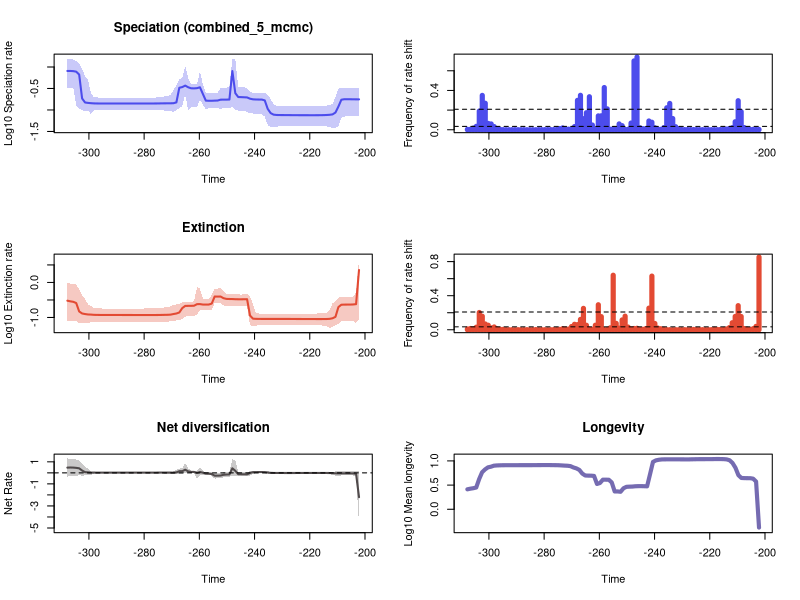

The R script that drew this image:


pdf(file='C:/Users/SimoesLabAdmin/Documents/BDNN_Arielli/synapsida/pyrate_mcmc_logs/Log_RTT_plots.pdf',width=10, height=15)
par(mfrow=c(3,2))
library(scales)

time=c(-202.160211345, -203.227290035,-204.29436872500003,-205.36144741500004,-206.428526105,-207.49560479500002,-208.56268348500004,-209.629762175,-210.696840865,-211.76391955500003,-212.830998245,-213.898076935,-214.96515562500002,-216.03223431500004,-217.099313005,-218.16639169500002,-219.23347038500003,-220.300549075,-221.367627765,-222.43470645500003,-223.50178514499999,-224.568863835,-225.63594252500002,-226.70302121500004,-227.770099905,-228.837178595,-229.90425728500003,-230.971335975,-232.038414665,-233.10549335500002,-234.17257204499998,-235.239650735,-236.30672942500001,-237.37380811500003,-238.440886805,-239.507965495,-240.57504418500002,-241.64212287499998,-242.709201565,-243.77628025500002,-244.84335894500003,-245.910437635,-246.977516325,-248.04459501500003,-249.111673705,-250.178752395,-251.24583108500002,-252.31290977499998,-253.379988465,-254.447067155,-255.51414584499997,-256.581224535,-257.648303225,-258.71538191499997,-259.782460605,-260.849539295,-261.916617985,-262.983696675,-264.050775365,-265.117854055,-266.18493274499997,-267.252011435,-268.319090125,-269.386168815,-270.453247505,-271.520326195,-272.58740488499996,-273.654483575,-274.721562265,-275.788640955,-276.855719645,-277.922798335,-278.989877025,-280.05695571499996,-281.124034405,-282.191113095,-283.258191785,-284.32527047499997,-285.392349165,-286.459427855,-287.52650654499996,-288.593585235,-289.660663925,-290.727742615,-291.79482130499997,-292.861899995,-293.928978685,-294.99605737499996,-296.063136065,-297.130214755,-298.197293445,-299.264372135,-300.331450825,-301.39852951499995,-302.46560820499997,-303.532686895,-304.599765585,-305.666844275,-306.733922965,-307.801001655)
rate=c(0.17666774724076062, 0.17674123643850081,0.17708802986051844,0.17758438167035726,0.17796646210585965,0.17781953728848654,0.1730233983870822,0.11994973153023042,0.08721931346139533,0.07882400709259205,0.07722075149903063,0.07639439041831658,0.07591265947626785,0.07565429137930238,0.07554114470584206,0.07551041322147116,0.07550710226496457,0.07551265342728594,0.07554114470584206,0.07555769475010146,0.0755726472446831,0.07561004380569186,0.07565791646914105,0.0757959159121369,0.07592170319558601,0.07603606166952223,0.07608694581635608,0.07616427128224408,0.07648680129425148,0.07782448831447092,0.08454294307910065,0.10616277227815274,0.16693462410541776,0.1746386202205336,0.17482142452901886,0.1753050814248254,0.17689145117700383,0.1829121729064025,0.19580778423540593,0.19732220939860018,0.19885277604260526,0.19996244444609407,0.2460143368927316,0.80442609494505,0.1749151779702795,0.17408905410438605,0.17401763275023374,0.17355177595003707,0.16580820472725677,0.16487734444617397,0.16371441680721563,0.16365435108406623,0.16497386918542933,0.2353810646181726,0.3370010941513274,0.3214199612569383,0.3179215067268658,0.3194708858098847,0.3376997488484725,0.3689057482164197,0.34087486944659284,0.32863755753449575,0.14997550800706205,0.14355441265321636,0.14301683239911317,0.14282521097811365,0.14268727545185222,0.1424880028288394,0.14188293299464297,0.1416173576591594,0.14155689532479326,0.14147749176623792,0.14143523231255722,0.14140622087929372,0.14139994360170471,0.14141426041709115,0.1414623246658041,0.14146880573798282,0.14145986735871485,0.14146521962092456,0.14145986735871485,0.14146521962092456,0.14147037590743033,0.14146880573798282,0.14145986735871485,0.1414372558020609,0.14142797665054035,0.14143523231255722,0.141497163334858,0.1416983957508506,0.14226901593614646,0.14384932414763163,0.1460938710567729,0.14920592887960027,0.18520142750755622,0.6667708425488909,0.7782425289461463,0.8009400932607909,0.808511589774177,0.8090952009923247)
minHPD=c(0.07071106736582841, 0.07134230155479579,0.0711281716035706,0.07274799504413572,0.0711281716035706,0.0701348196037728,0.0651638030407857,0.04221876245761192,0.03850718053682105,0.03845828469233687,0.04034742927779497,0.041473521383220094,0.04155057125180791,0.04231132955123513,0.042096704985668656,0.042847208408855295,0.04286321068222133,0.042096704985668656,0.042121439988839764,0.042096704985668656,0.042096704985668656,0.042096704985668656,0.042759792479065264,0.042421781018393175,0.04210705478189383,0.04168740963343775,0.041473521383220094,0.04210705478189383,0.04051963170856236,0.04013910124783668,0.04013910124783668,0.044798501892353564,0.06955698391912228,0.08136738190804145,0.08134883987048507,0.08127658265172229,0.082740245904345,0.08523806648693061,0.08797662504268201,0.09727011647122816,0.09270494041231486,0.09730922591817547,0.09882103730128047,0.1163141419916205,0.11091546332793824,0.11002895895191825,0.11091546332793824,0.10610888658827716,0.10947560655866516,0.1096605561510531,0.10947560655866516,0.10947560655866516,0.10456588801449004,0.13257307185017442,0.17131573266029895,0.11715984084216945,0.11686749748591672,0.11500399568975932,0.09931919675401832,0.2351575843493533,0.12069835762306305,0.11232300580538923,0.09743361309221027,0.09089873882333836,0.09289591264887942,0.09651895582239485,0.09646506901750626,0.10012418572436442,0.1011547457400862,0.10225590774696405,0.10156436255551364,0.10156436255551364,0.10149469328518305,0.10158103400704101,0.10194667724677324,0.1019074292693628,0.10210847154765926,0.10224423822013182,0.10224423822013182,0.10210847154765926,0.10210847154765926,0.10210847154765926,0.10194667724677324,0.1018935297479294,0.1018935297479294,0.10156436255551364,0.10156436255551364,0.10142609868766207,0.10136840737297988,0.10194667724677324,0.09965614430168285,0.08011915826004865,0.09676469566083891,0.09287415337516026,0.09815803665852195,0.10849805656155666,0.12851859521914266,0.3291996153478964,0.3291996153478964,0.32573231559977894)
maxHPD=c(0.3328871752436235, 0.3315090240174473,0.330132621070182,0.33156290586995335,0.33154951730514165,0.333114139516117,0.3330229609318389,0.30970298125928897,0.20419198340697714,0.13745094285841222,0.12994969897234762,0.1270698822803897,0.1254381828185663,0.12539797334463934,0.12478873575498063,0.12542317581201995,0.12539797334463934,0.12457036872531188,0.12452373823978248,0.12452373823978248,0.12451247025770197,0.12460000816931158,0.1254668354746259,0.1254381828185663,0.1254381828185663,0.1254381828185663,0.12551554001159487,0.12653406841560452,0.12703886135550682,0.13413374442341847,0.181121142850949,0.22176102858498897,0.2520307012887347,0.249922642408155,0.24926713930917554,0.24891531524799965,0.2511684924511564,0.25997518106809114,0.32372682345784687,0.33814746666700946,0.33820891682749304,0.35139351659722545,1.4935011014746626,1.550248725876076,0.3455335597604803,0.3316125481783977,0.3313841956660804,0.32418222620095133,0.25193990796352267,0.24728237259047578,0.2475680944794111,0.24776138405082526,0.25224411594419865,0.39023949555229687,0.7786757590044493,0.4090179913351679,0.4061771542010391,0.40633171395718193,0.5586071338832563,1.0585409024253185,0.5556105860172623,0.5208006108906688,0.37483564630529825,0.2868235960425218,0.22404417648472552,0.2125358393409729,0.2059042735554393,0.20546051630794918,0.1970832022596882,0.1950032385106354,0.19382352638426154,0.19371339841787444,0.1935046218100743,0.1935046218100743,0.19371041211542583,0.1935046218100743,0.19359389926315768,0.19371339841787444,0.19371339841787444,0.1935046218100743,0.1935046218100743,0.19359753341597286,0.1935046218100743,0.19359753341597286,0.19371339841787444,0.19344524781949443,0.19359753341597286,0.1935046218100743,0.19382352638426154,0.1960038023348586,0.1996898232238245,0.24405020297114424,0.4981396270112606,0.6097951474012951,0.9219935116141976,1.1995176920065256,1.3790141617994824,1.4990875396850605,1.4990875396850605,1.4984333945525399)
remove_na = !is.na(rate)
time = time[remove_na]
plot(time,time,type = 'n', ylim = c(-1.4607675805299154, 0.23179406823787016), xlim = c(-308.334541,-201.626672), ylab = 'Log10 Speciation rate', xlab = 'Time',main='Speciation (combined_5_mcmc)' )
polygon(c(time, rev(time)), c(log10(maxHPD[remove_na]), rev(log10(minHPD[remove_na]))), col = alpha('#4c4cec',0.3), border = NA)
lines(time,log10(rate[remove_na]), col = '#4c4cec', lwd=2)
mids=c(-202.16560063131314, -203.24345789393942,-204.32131515656567,-205.39917241919193,-206.4770296818182,-207.55488694444446,-208.63274420707071,-209.710601469697,-210.78845873232325,-211.8663159949495,-212.94417325757578,-214.02203052020204,-215.0998877828283,-216.17774504545457,-217.25560230808082,-218.33345957070708,-219.41131683333336,-220.4891740959596,-221.56703135858587,-222.64488862121215,-223.7227458838384,-224.80060314646465,-225.87846040909093,-226.9563176717172,-228.03417493434344,-229.11203219696972,-230.18988945959597,-231.26774672222223,-232.3456039848485,-233.42346124747476,-234.50131851010104,-235.5791757727273,-236.65703303535355,-237.7348902979798,-238.81274756060608,-239.89060482323234,-240.96846208585862,-242.04631934848487,-243.12417661111112,-244.20203387373738,-245.27989113636366,-246.3577483989899,-247.4356056616162,-248.51346292424245,-249.5913201868687,-250.66917744949495,-251.74703471212123,-252.8248919747475,-253.90274923737377,-254.98060650000002,-256.0584637626263,-257.1363210252525,-258.2141782878788,-259.2920355505051,-260.36989281313134,-261.4477500757576,-262.52560733838385,-263.6034646010101,-264.68132186363636,-265.7591791262626,-266.8370363888889,-267.9148936515152,-268.9927509141414,-270.0706081767677,-271.148465439394,-272.22632270202024,-273.3041799646465,-274.38203722727275,-275.459894489899,-276.53775175252525,-277.6156090151515,-278.69346627777776,-279.77132354040407,-280.8491808030303,-281.9270380656566,-283.0048953282828,-284.08275259090914,-285.1606098535354,-286.23846711616164,-287.3163243787879,-288.39418164141415,-289.4720389040404,-290.54989616666666,-291.6277534292929,-292.7056106919192,-293.7834679545455,-294.8613252171717,-295.939182479798,-297.0170397424243,-298.09489700505054,-299.1727542676768,-300.25061153030305,-301.3284687929293,-302.40632605555555,-303.4841833181818,-304.56204058080806,-305.63989784343437,-306.7177551060606,-307.7956123686869)
counts=c(0.0032546786004882017, 0.0035937076213723895,0.00413615405478709,0.00413615405478709,0.006441551396799566,0.022782750203417412,0.1840927583401139,0.295497694602658,0.08157038242473556,0.02115541090317331,0.012544073772714945,0.007119609438567941,0.0043395714673176026,0.0025766205587198264,0.0011526986710062382,0.0010848928668294006,0.000881475454298888,0.0014239218877135883,0.0010848928668294006,0.0010848928668294006,0.0011526986710062382,0.0021697857336588013,0.0023732031461893136,0.001762950908597776,0.0021697857336588013,0.001762950908597776,0.0027122321670735015,0.010848928668294006,0.030919446704637917,0.11445619745050176,0.26790073230268513,0.22369134797938703,0.021833468944941686,0.00440737727149444,0.0067805804176837535,0.020545158665581775,0.07648494711147275,0.0892324382967182,0.011662598318416057,0.01125576349335503,0.020002712232167073,0.7398291293734743,0.700366151342555,0.06841605641442908,0.005221046921616491,0.0031868727963113644,0.04156495796040141,0.05946569026308652,0.00854353132628153,0.011120151885001357,0.005492270138323841,0.212435584486032,0.4294141578519121,0.14225657716300516,0.14117168429617574,0.005424464334147003,0.04834553837808516,0.33590995389205314,0.17344724708435041,0.11276105234608083,0.35055600759425004,0.29922701383238404,0.032343368592351505,0.008882560347165717,0.006373745592622729,0.004271765663140765,0.01871440195280716,0.01240846216436127,0.0025088147545429887,0.001898562516951451,0.0018307567127746134,0.0016273393002441008,0.0014239218877135883,0.0011526986710062382,0.0012205044751830757,0.00047464062923786274,0.0006780580417683754,0.0006102522375915378,0.00047464062923786274,0.000881475454298888,0.0008136696501220504,0.0008136696501220504,0.0010848928668294006,0.0008136696501220504,0.0006102522375915378,0.0006780580417683754,0.0012205044751830757,0.0043395714673176026,0.01186601573094657,0.03220775698399783,0.05912666124220233,0.06468673718470301,0.2698671006238134,0.34947111472742065,0.19019528071602929,0.034919989151071334,0.017222674260916733,0.005017629509085977,0.004610794684024953)
plot(mids,counts,type = 'h', xlim = c(-308.334541,-201.626672), ylim=c(0,0.7398291293734743), ylab = 'Frequency of rate shift', xlab = 'Time',lwd=5,col='#4c4cec')
bf2 = 0.034428479619676426
bf6 = 0.20852554426942393
abline(h=bf2, lty=2)
abline(h=bf6, lty=2)

time=c(-202.160211345, -203.227290035,-204.29436872500003,-205.36144741500004,-206.428526105,-207.49560479500002,-208.56268348500004,-209.629762175,-210.696840865,-211.76391955500003,-212.830998245,-213.898076935,-214.96515562500002,-216.03223431500004,-217.099313005,-218.16639169500002,-219.23347038500003,-220.300549075,-221.367627765,-222.43470645500003,-223.50178514499999,-224.568863835,-225.63594252500002,-226.70302121500004,-227.770099905,-228.837178595,-229.90425728500003,-230.971335975,-232.038414665,-233.10549335500002,-234.17257204499998,-235.239650735,-236.30672942500001,-237.37380811500003,-238.440886805,-239.507965495,-240.57504418500002,-241.64212287499998,-242.709201565,-243.77628025500002,-244.84335894500003,-245.910437635,-246.977516325,-248.04459501500003,-249.111673705,-250.178752395,-251.24583108500002,-252.31290977499998,-253.379988465,-254.447067155,-255.51414584499997,-256.581224535,-257.648303225,-258.71538191499997,-259.782460605,-260.849539295,-261.916617985,-262.983696675,-264.050775365,-265.117854055,-266.18493274499997,-267.252011435,-268.319090125,-269.386168815,-270.453247505,-271.520326195,-272.58740488499996,-273.654483575,-274.721562265,-275.788640955,-276.855719645,-277.922798335,-278.989877025,-280.05695571499996,-281.124034405,-282.191113095,-283.258191785,-284.32527047499997,-285.392349165,-286.459427855,-287.52650654499996,-288.593585235,-289.660663925,-290.727742615,-291.79482130499997,-292.861899995,-293.928978685,-294.99605737499996,-296.063136065,-297.130214755,-298.197293445,-299.264372135,-300.331450825,-301.39852951499995,-302.46560820499997,-303.532686895,-304.599765585,-305.666844275,-306.733922965,-307.801001655)
rate=c(2.2632924907990795, 0.24004699285843262,0.23514953330438754,0.23330397417512572,0.2332482434538818,0.23280092877363645,0.23122323405878842,0.1978813111949989,0.10412321128803867,0.09477274025470225,0.09135018723023833,0.09038695405436323,0.09014803430023846,0.09007870217040098,0.090070517570771,0.09012883681143663,0.0903029876725152,0.09032381183470609,0.090340656726749,0.09037966757020136,0.09039586446760489,0.09044069162485706,0.09059387195248159,0.09074700571917338,0.09087867460271365,0.09088098829228461,0.09086369067934064,0.09083066117269148,0.09082864620361897,0.09080807667442575,0.09080430379452184,0.0908008562716383,0.0908008562716383,0.09083066117269148,0.09102774638139921,0.09135018723023833,0.09250041472962664,0.11358597772020715,0.3322210697111886,0.33135907841553947,0.3304999081135882,0.3306247698256629,0.3320900525001117,0.33545250554996014,0.33671036006197796,0.3387890620377561,0.3553100111620751,0.39575983573585444,0.3955440170245843,0.39577997325047687,0.24922024250273322,0.23398034160747572,0.2336584099090753,0.23363486907072395,0.24089998840346497,0.23988909565523756,0.21643210930077067,0.214902818066416,0.21460163767734652,0.2135051844814976,0.1851774987304916,0.13901437417179263,0.12974417820171846,0.12533839934626667,0.12041952269820846,0.1192086571899976,0.11878616912879272,0.11822713950490173,0.1177642161272332,0.11752698421640032,0.11743099491664785,0.11734876619478612,0.11733626902430713,0.11732653131597826,0.11734980264625752,0.11740838676677974,0.11745660138329149,0.11756885530745072,0.1176576810830326,0.11769770825193704,0.11771367099123016,0.11772674258929619,0.11773923636355048,0.11773923636355048,0.11774925279701227,0.1177762890416397,0.11778935811629727,0.11787558774211548,0.11806992091724106,0.11836340626377906,0.11888697703383572,0.12084087762260091,0.12179166871173258,0.12516105435077735,0.13009232604223023,0.14856865204839909,0.2581874455583298,0.2798932422588365,0.28901462328669647,0.30139809384916344)
minHPD=c(0.08754957503335413, 0.07043613450681918,0.0780200501119951,0.08004244890722755,0.07974278566890985,0.07857114467194111,0.0775356886696532,0.06537263627711279,0.05987556752387625,0.05504458578989706,0.04951368750937586,0.057636911350368566,0.05834998043103428,0.059793566477226216,0.05985371308480974,0.05985371308480974,0.05997738053568147,0.060076589370422435,0.06111260790642597,0.06122460806335175,0.06111260790642597,0.06122460806335175,0.06111260790642597,0.06122460806335175,0.061591687790455846,0.06153874131501344,0.06157849967183206,0.06157849967183206,0.06157849967183206,0.06157849967183206,0.06157849967183206,0.06157849967183206,0.06157849967183206,0.06122460806335175,0.060076589370422435,0.05805152200696303,0.05492736372730668,0.06090128737125755,0.20477115252074043,0.21992233271179693,0.21181495481627935,0.21892875002061463,0.21902801218247656,0.21896525967289582,0.2166874737248441,0.2067530729916153,0.22046468323855628,0.2551451788629395,0.25591581648412703,0.2586045507257508,0.15931622544362295,0.16344850146745538,0.1633664164502518,0.1633664164502518,0.16035887059579765,0.1223070559758078,0.10973205354565048,0.1092696407308377,0.1092696407308377,0.1061362746237102,0.09113375060817853,0.08498654669770989,0.08197458519610917,0.0787623169685589,0.07687585055634223,0.07670521308150076,0.07515374130646507,0.0751220149971461,0.07278174573952632,0.07507630663910313,0.07507630663910313,0.07521350906588474,0.0751220149971461,0.0751220149971461,0.07507630663910313,0.07363786078812065,0.07512863431685465,0.07519602108825928,0.07507630663910313,0.07515374130646507,0.07519602108825928,0.07519602108825928,0.07519602108825928,0.07521350906588474,0.07507630663910313,0.0751220149971461,0.07363786078812065,0.07515374130646507,0.07515374130646507,0.07389758937645931,0.07543654208753817,0.0726214617228784,0.06947856053758693,0.06917142051290454,0.06985794419850512,0.06746275080215029,0.07831769984569618,0.07886098766319195,0.07886098766319195,0.07828585059421106)
maxHPD=c(4.828158582961646, 0.5103217656739194,0.3961023980470675,0.38760618022297894,0.38760618022297894,0.3865589000475929,0.3875330648929887,0.36781683327660547,0.3030218588201454,0.25109197587978044,0.16275131275720084,0.13539583530266774,0.13115964179093936,0.13115964179093936,0.13024922568964822,0.12882381250127736,0.12740978176882375,0.12710878339625598,0.12785154519551276,0.1277184132117558,0.12739235212293215,0.12740347940153382,0.12696176890501562,0.1269483332491819,0.12725637612144242,0.1271173812840823,0.12704044644654924,0.12700146623356884,0.1269483332491819,0.12696176890501562,0.12696176890501562,0.12704044644654924,0.12725637612144242,0.12743136573867617,0.12933449297460936,0.13539583530266774,0.24446173594114745,0.40205003494503333,0.46354722085442573,0.4608820598371502,0.4510136573040708,0.457281484768758,0.45712774842507997,0.4633575812942039,0.46622839477984557,0.46642837756516387,0.57069635031427,0.6834407192661559,0.6673332271899487,0.6730381756760122,0.4321575187195939,0.347581453048406,0.345670212213239,0.34590358344323224,0.6662257443434323,0.730401748125354,0.2879760110489259,0.2829453650824332,0.2826983272663021,0.28040869641236027,0.2679725684370479,0.2469333460577349,0.23652727464481427,0.22695991647853173,0.2069950882900552,0.1986617854326753,0.1941494357403074,0.18870005121897676,0.18142852797037937,0.1815445315518116,0.18081182400190787,0.18057396616417268,0.18043805726714138,0.18043805726714138,0.18006257138295226,0.1781084519298659,0.17941933362294912,0.17899974529652365,0.17862816499334805,0.17862816499334805,0.17891408246632448,0.17891408246632448,0.1789493855095424,0.17899974529652365,0.1790238501286169,0.17941933362294912,0.1781084519298659,0.18012516291333142,0.1816072673542324,0.18320239955773782,0.18984412242267373,0.2109840887833091,0.2389081706632256,0.33532345977569333,0.4355014193653098,0.6274419138441739,0.8883009566800585,0.9119665605981263,0.9282410951292263,0.9577841053090598)
remove_na = !is.na(rate)
time = time[remove_na]
plot(time,time,type = 'n', ylim = c(-1.3510322191405577, 0.7251742114083283), xlim = c(-308.334541,-201.626672), ylab = 'Log10 Extinction rate', xlab = 'Time',main='Extinction' )
polygon(c(time, rev(time)), c(log10(maxHPD[remove_na]), rev(log10(minHPD[remove_na]))), col = alpha('#e34a33',0.3), border = NA)
lines(time,log10(rate[remove_na]), col = '#e34a33', lwd=2)
mids=c(-202.16560063131314, -203.24345789393942,-204.32131515656567,-205.39917241919193,-206.4770296818182,-207.55488694444446,-208.63274420707071,-209.710601469697,-210.78845873232325,-211.8663159949495,-212.94417325757578,-214.02203052020204,-215.0998877828283,-216.17774504545457,-217.25560230808082,-218.33345957070708,-219.41131683333336,-220.4891740959596,-221.56703135858587,-222.64488862121215,-223.7227458838384,-224.80060314646465,-225.87846040909093,-226.9563176717172,-228.03417493434344,-229.11203219696972,-230.18988945959597,-231.26774672222223,-232.3456039848485,-233.42346124747476,-234.50131851010104,-235.5791757727273,-236.65703303535355,-237.7348902979798,-238.81274756060608,-239.89060482323234,-240.96846208585862,-242.04631934848487,-243.12417661111112,-244.20203387373738,-245.27989113636366,-246.3577483989899,-247.4356056616162,-248.51346292424245,-249.5913201868687,-250.66917744949495,-251.74703471212123,-252.8248919747475,-253.90274923737377,-254.98060650000002,-256.0584637626263,-257.1363210252525,-258.2141782878788,-259.2920355505051,-260.36989281313134,-261.4477500757576,-262.52560733838385,-263.6034646010101,-264.68132186363636,-265.7591791262626,-266.8370363888889,-267.9148936515152,-268.9927509141414,-270.0706081767677,-271.148465439394,-272.22632270202024,-273.3041799646465,-274.38203722727275,-275.459894489899,-276.53775175252525,-277.6156090151515,-278.69346627777776,-279.77132354040407,-280.8491808030303,-281.9270380656566,-283.0048953282828,-284.08275259090914,-285.1606098535354,-286.23846711616164,-287.3163243787879,-288.39418164141415,-289.4720389040404,-290.54989616666666,-291.6277534292929,-292.7056106919192,-293.7834679545455,-294.8613252171717,-295.939182479798,-297.0170397424243,-298.09489700505054,-299.1727542676768,-300.25061153030305,-301.3284687929293,-302.40632605555555,-303.4841833181818,-304.56204058080806,-305.63989784343437,-306.7177551060606,-307.7956123686869)
counts=c(0.8537428803905615, 0.03980200705180363,0.012883102793599131,0.0031868727963113644,0.007458638459452129,0.014781665310550583,0.15574993219419583,0.2830892324382967,0.15656360184431786,0.08245185787903445,0.02508814754542989,0.009289395172226742,0.0029834553837808516,0.0033902902088418767,0.0040683482506102524,0.005492270138323841,0.0014917276918904258,0.0015595334960672633,0.0014917276918904258,0.0012883102793599132,0.0026444263628966637,0.0033224844046650394,0.0037293192297260646,0.0025766205587198264,0.0010170870626525631,0.0012205044751830757,0.0012883102793599132,0.0007458638459452129,0.0011526986710062382,0.0007458638459452129,0.0008136696501220504,0.0015595334960672633,0.005017629509085977,0.012137238947653919,0.020002712232167073,0.07390832655275291,0.6298481149986439,0.2537293192297261,0.014646053702196907,0.005627881746677515,0.003525901817195552,0.017426091673447247,0.015324111743965283,0.009425006780580418,0.03200433957146732,0.15954705722809873,0.115608896121508,0.019324654190398697,0.07492541361540547,0.6400867914293463,0.02264713859506374,0.0043395714673176026,0.0027122321670735015,0.1539191754814212,0.2935313262815297,0.053295362082994305,0.004882017900732303,0.006238133984269053,0.05302413886628696,0.2510848928668294,0.12164361269324654,0.06041497152156224,0.06427990235964198,0.03817466775155953,0.008679142934635205,0.008407919717927854,0.012340656360184431,0.005153241117439653,0.0033224844046650394,0.0021697857336588013,0.0009492812584757255,0.0007458638459452129,0.0006780580417683754,0.0014239218877135883,0.0013561160835367507,0.0025088147545429887,0.0014917276918904258,0.0010848928668294006,0.0014239218877135883,0.0010848928668294006,0.0013561160835367507,0.0010848928668294006,0.0006780580417683754,0.0012883102793599132,0.0008136696501220504,0.0020341741253051262,0.004475183075671277,0.006305939788445891,0.010035259018171955,0.03302142663411988,0.021697857336588012,0.053295362082994305,0.06814483319772173,0.1591402224030377,0.20280716029292106,0.030173582858692705,0.012137238947653919,0.014713859506373746,0.00935720097640358)
plot(mids,counts,type = 'h', xlim = c(-308.334541,-201.626672), ylim=c(0,0.8537428803905615), ylab = 'Frequency of rate shift', xlab = 'Time',lwd=5,col='#e34a33')
abline(h=bf2, lty=2)
abline(h=bf6, lty=2)
#Net Diversification Rate
time=c(-202.160211345, -203.227290035,-204.29436872500003,-205.36144741500004,-206.428526105,-207.49560479500002,-208.56268348500004,-209.629762175,-210.696840865,-211.76391955500003,-212.830998245,-213.898076935,-214.96515562500002,-216.03223431500004,-217.099313005,-218.16639169500002,-219.23347038500003,-220.300549075,-221.367627765,-222.43470645500003,-223.50178514499999,-224.568863835,-225.63594252500002,-226.70302121500004,-227.770099905,-228.837178595,-229.90425728500003,-230.971335975,-232.038414665,-233.10549335500002,-234.17257204499998,-235.239650735,-236.30672942500001,-237.37380811500003,-238.440886805,-239.507965495,-240.57504418500002,-241.64212287499998,-242.709201565,-243.77628025500002,-244.84335894500003,-245.910437635,-246.977516325,-248.04459501500003,-249.111673705,-250.178752395,-251.24583108500002,-252.31290977499998,-253.379988465,-254.447067155,-255.51414584499997,-256.581224535,-257.648303225,-258.71538191499997,-259.782460605,-260.849539295,-261.916617985,-262.983696675,-264.050775365,-265.117854055,-266.18493274499997,-267.252011435,-268.319090125,-269.386168815,-270.453247505,-271.520326195,-272.58740488499996,-273.654483575,-274.721562265,-275.788640955,-276.855719645,-277.922798335,-278.989877025,-280.05695571499996,-281.124034405,-282.191113095,-283.258191785,-284.32527047499997,-285.392349165,-286.459427855,-287.52650654499996,-288.593585235,-289.660663925,-290.727742615,-291.79482130499997,-292.861899995,-293.928978685,-294.99605737499996,-296.063136065,-297.130214755,-298.197293445,-299.264372135,-300.331450825,-301.39852951499995,-302.46560820499997,-303.532686895,-304.599765585,-305.666844275,-306.733922965,-307.801001655)
net_rate=c(-2.2057230920496105, -0.08486261666443473,-0.050145699890253054,-0.04445992825611516,-0.043724939330315925,-0.04264829246845292,-0.04407154133439753,-0.04560446354801517,-0.04082366409830926,-0.025248269288294736,-0.01422445293599945,-0.01167033608864186,-0.01116286837684655,-0.011150456166075799,-0.011214238048386914,-0.011369148453066575,-0.011715559800974374,-0.011739885092816737,-0.011728476022351383,-0.011727687426161416,-0.011761865442721965,-0.011828520111724024,-0.012045951928476501,-0.012116637655060393,-0.012380739186388927,-0.012209637659586606,-0.012008855840384313,-0.011831070582220386,-0.0112032096284884,-0.008993126460663881,9.07293626545888e-05,0.027483379885226304,0.0670062207260555,0.07397819523737494,0.07237742208907509,0.07008832147150666,0.06417337645534665,-0.012023919648849826,-0.13555495827089276,-0.13106911333088292,-0.12703073693662087,-0.12444084062754596,0.18627816513682,0.4101600708723606,-0.14474858595686116,-0.15172333988679274,-0.1762093081248351,-0.2438514170933602,-0.2531732354551636,-0.255407423751475,-0.10798638162663815,-0.07501524563040037,-0.07081324263949476,0.013911448061174735,0.07752844819434244,-0.004206912857715701,0.08262688588376212,0.08739223864009234,0.1356152849162946,0.2848033785596333,0.15127414952677098,0.15078337825020094,0.04283402148491176,0.01887686848842921,0.024408674416062263,0.025584533100350863,0.025391869416966292,0.025379677614695947,0.023053335158229944,0.02213195436467897,0.022198661972023446,0.022335252253311996,0.02230409709007265,0.022267258105475182,0.022199689290821403,0.022133551408461308,0.022098341259451294,0.021978939485194648,0.02189219425412915,0.021866111933081123,0.021803348382211707,0.021785870712813467,0.021762992874576007,0.02173822652744817,0.02170503276593473,0.021636965877679232,0.02158482129692434,0.021428381921983892,0.02111689788254728,0.021300516343029503,0.02318346573969583,0.02856238552101233,0.04607688696147666,0.06428713833045646,0.20955987297249348,0.4117259532114821,0.45347804892056554,0.4768244386206806,0.4851354783925648,0.4744212532668398)
net_minHPD=c(-4.692446032366938, -0.3195008360095083,-0.23174083237268295,-0.2158229773641737,-0.2174349244261486,-0.22576528450991148,-0.23671755058977684,-0.2712697937541117,-0.2506020164587895,-0.19707377988622715,-0.07903025667259973,-0.06312318624845142,-0.059635493938078654,-0.059705662665569204,-0.05853221134132819,-0.057492628973311116,-0.056092319207871014,-0.05632738633919976,-0.05600693737198161,-0.0560052578537907,-0.05622162425952344,-0.05600693737198161,-0.05635828093756757,-0.05635828093756757,-0.057492628973311116,-0.057492628973311116,-0.05748940644080119,-0.057242605119931,-0.059339890201528606,-0.060615810065427975,-0.059339890201528606,-0.057492628973311116,-0.036451959361922665,-0.027940322950285187,-0.03158952306978771,-0.033264665339667515,-0.09344350666666763,-0.23668219769575471,-0.30223656543800453,-0.3005944817637073,-0.28614287844080655,-0.299073149447985,-0.3005944817637073,-0.29831031713800493,-0.3341570256969637,-0.3326256222331439,-0.40763561229297796,-0.5111169694677763,-0.5060902167680738,-0.518648723555817,-0.2807649764042382,-0.16556924292482894,-0.16608735753045,-0.15154804801829155,-0.18930815356899855,-0.5700121600674806,-0.05236762400460103,-0.05005332828800994,-0.05585129736763042,0.020364976528379625,-0.10582365260959768,-0.10266332758327523,-0.12778174595476743,-0.12090468172813543,-0.1095415475885021,-0.07941764909548615,-0.06407332600099169,-0.045806208622102024,-0.03899450837646498,-0.034426302272108134,-0.03271218196591913,-0.03244342370794047,-0.03244342370794047,-0.03244342370794047,-0.03177459391888515,-0.03271979181456186,-0.03271979181456186,-0.03271979181456186,-0.03271979181456186,-0.03253604938605567,-0.03253604938605567,-0.0325998968564761,-0.03271979181456186,-0.03271979181456186,-0.03271979181456186,-0.032305954355514976,-0.03244342370794047,-0.03271979181456186,-0.03514473012444187,-0.04145283952129919,-0.052986521885177676,-0.24320090749438444,-0.14605051884098463,-0.22415316159592483,-0.2559357508954496,-0.2183866493048741,-0.2712994053501836,-0.27172836858576355,-0.30104851434981184,-0.33295526199426995)
net_maxHPD=c(0.11195925785538668, 0.20441441783909436,0.1294085231978886,0.12850310705080928,0.12850310705080928,0.12643076012107657,0.1297732773172142,0.17296475818374307,0.12277914840748984,0.06919857079396707,0.07544862396194187,0.045217704779796905,0.04073718567888812,0.038362627815675315,0.03788518963559341,0.03770666717173371,0.03770666717173371,0.03719260866422046,0.03719260866422046,0.03719260866422046,0.036953064831138915,0.03719260866422046,0.03691587329491662,0.03700269208082978,0.03652322287394612,0.03655771316220606,0.03652322287394612,0.03700269208082978,0.03719260866422046,0.048721866191247645,0.10210254872672755,0.13786264891154265,0.1653741659292214,0.16940958421681968,0.1702632002316356,0.17976344267111583,0.19157659049838505,0.17924768792053183,0.067712325715994,0.0555964530398359,0.07906944869916965,0.07967161795447691,1.1750551546117611,1.2214620441833883,0.08251575769622088,0.07722915314250511,0.05513421763249943,-0.03710109119714555,-0.04515558286579202,-0.052224610977229496,0.03784696463371359,0.03249685896449467,0.039713103763800245,0.16835504921865166,0.5225177987188638,0.20549863473373145,0.1886292192753859,0.18546328608573864,0.4119584766401698,0.8909405821775793,0.4281577002988842,0.3918661199087635,0.25609122068496726,0.13155031873618983,0.09446188822451017,0.09355127523029501,0.09298782476262335,0.08985169639290802,0.07892162214837536,0.0778226162570975,0.07816791061926105,0.07772547586858425,0.07755524216639573,0.07747085851173013,0.0778089265321273,0.07625013718718976,0.0759461353591819,0.07577393196680575,0.07577393196680575,0.07600164471153642,0.07626286765954816,0.07626286765954816,0.07625013718718976,0.07634349291725781,0.07657463046073396,0.07747085851173013,0.07751527173689612,0.07770305860662291,0.0778226162570975,0.0777580365883888,0.08672439584462992,0.13139307872254094,0.4283097857142072,0.5350514381336624,0.8536568818111397,1.1315049328350024,1.2001234725851377,1.2530784372781152,1.2875531381407226,1.3050089741246038)
remove_na = !is.na(net_rate)
time = time[remove_na]
plot(time,time,type = 'n', ylim = c(-5.161690635603632, 1.4355098715370642), xlim = c(-308.334541,-201.626672), ylab = 'Net Rate', xlab = 'Time',lwd=2, main='Net diversification', col= '#504A4B' )
polygon(c(time, rev(time)), c(net_maxHPD[remove_na], rev(net_minHPD[remove_na])), col = alpha('#504A4B',0.3), border = NA)
lines(time,net_rate[remove_na], col = '#504A4B', lwd=2)
abline(h=0,lty=2)


time=c(-202.160211345, -203.227290035,-204.29436872500003,-205.36144741500004,-206.428526105,-207.49560479500002,-208.56268348500004,-209.629762175,-210.696840865,-211.76391955500003,-212.830998245,-213.898076935,-214.96515562500002,-216.03223431500004,-217.099313005,-218.16639169500002,-219.23347038500003,-220.300549075,-221.367627765,-222.43470645500003,-223.50178514499999,-224.568863835,-225.63594252500002,-226.70302121500004,-227.770099905,-228.837178595,-229.90425728500003,-230.971335975,-232.038414665,-233.10549335500002,-234.17257204499998,-235.239650735,-236.30672942500001,-237.37380811500003,-238.440886805,-239.507965495,-240.57504418500002,-241.64212287499998,-242.709201565,-243.77628025500002,-244.84335894500003,-245.910437635,-246.977516325,-248.04459501500003,-249.111673705,-250.178752395,-251.24583108500002,-252.31290977499998,-253.379988465,-254.447067155,-255.51414584499997,-256.581224535,-257.648303225,-258.71538191499997,-259.782460605,-260.849539295,-261.916617985,-262.983696675,-264.050775365,-265.117854055,-266.18493274499997,-267.252011435,-268.319090125,-269.386168815,-270.453247505,-271.520326195,-272.58740488499996,-273.654483575,-274.721562265,-275.788640955,-276.855719645,-277.922798335,-278.989877025,-280.05695571499996,-281.124034405,-282.191113095,-283.258191785,-284.32527047499997,-285.392349165,-286.459427855,-287.52650654499996,-288.593585235,-289.660663925,-290.727742615,-291.79482130499997,-292.861899995,-293.928978685,-294.99605737499996,-296.063136065,-297.130214755,-298.197293445,-299.264372135,-300.331450825,-301.39852951499995,-302.46560820499997,-303.532686895,-304.599765585,-305.666844275,-306.733922965,-307.801001655)
rate=c(0.4186439890296523, 3.742674247198407,4.294925680891526,4.392925931302249,4.394874740237855,4.409558531350285,4.444069523342379,5.068133625980734,7.21488927338103,9.065174055844404,10.324084035338053,10.757152076952492,10.883603780400263,10.922663540201505,10.93679391619681,10.924276256818288,10.884047132616576,10.878407533249181,10.87549150435087,10.870383110197642,10.864738951084487,10.85289969531763,10.818112992714402,10.789841315493431,10.740443045847131,10.749709295247674,10.764671808806233,10.773595657121591,10.775031961014825,10.776363053069941,10.776748828741505,10.776368681950062,10.766433893344777,10.732396001602796,10.560816226685825,10.261746612164867,9.531082617729076,5.294704459530633,2.981852986117258,2.9976647590543695,3.009358806128648,3.006686227746149,2.9907828925276654,2.948082123538518,2.9351680173494663,2.912615393883236,2.720401133296496,2.3008139602064057,2.3368359760932824,2.3365088366759608,3.594665645271345,4.078356035595964,4.090679343819482,4.092573876806128,3.4914071658980017,3.338401260408517,4.890390468255689,4.952761105750085,4.962922155755782,4.994521682110938,5.478622291817923,6.519404806236108,7.010138285201532,7.321235259958745,7.797967844545536,7.942898537222948,7.992672283226352,8.068707464053917,8.137642406641016,8.166078810288798,8.179788498240876,8.198662219013775,8.20096081605851,8.201543682158855,8.197323139818627,8.188111671008024,8.18095791093344,8.172182120965154,8.167661130069373,8.165783430620783,8.162335444584636,8.161003591275414,8.159525860653076,8.159266743105242,8.157356455563134,8.153707470085006,8.150799622003039,8.139230750205424,8.108101871627634,8.063457926688741,7.965163079075171,7.591728135017791,7.365360481743502,6.666805283871294,5.829169814810851,4.215735152578916,2.818279517903872,2.724962195749985,2.6647344645036304,2.585951997669097)
minHPD=c(0.4186439890296523, 3.742674247198407,4.294925680891526,4.392925931302249,4.394874740237855,4.409558531350285,4.444069523342379,5.068133625980734,7.21488927338103,9.065174055844404,10.324084035338053,10.757152076952492,10.883603780400263,10.922663540201505,10.93679391619681,10.924276256818288,10.884047132616576,10.878407533249181,10.87549150435087,10.870383110197642,10.864738951084487,10.85289969531763,10.818112992714402,10.789841315493431,10.740443045847131,10.749709295247674,10.764671808806233,10.773595657121591,10.775031961014825,10.776363053069941,10.776748828741505,10.776368681950062,10.766433893344777,10.732396001602796,10.560816226685825,10.261746612164867,9.531082617729076,5.294704459530633,2.981852986117258,2.9976647590543695,3.009358806128648,3.006686227746149,2.9907828925276654,2.948082123538518,2.9351680173494663,2.912615393883236,2.720401133296496,2.3008139602064057,2.3368359760932824,2.3365088366759608,3.594665645271345,4.078356035595964,4.090679343819482,4.092573876806128,3.4914071658980017,3.338401260408517,4.890390468255689,4.952761105750085,4.962922155755782,4.994521682110938,5.478622291817923,6.519404806236108,7.010138285201532,7.321235259958745,7.797967844545536,7.942898537222948,7.992672283226352,8.068707464053917,8.137642406641016,8.166078810288798,8.179788498240876,8.198662219013775,8.20096081605851,8.201543682158855,8.197323139818627,8.188111671008024,8.18095791093344,8.172182120965154,8.167661130069373,8.165783430620783,8.162335444584636,8.161003591275414,8.159525860653076,8.159266743105242,8.157356455563134,8.153707470085006,8.150799622003039,8.139230750205424,8.108101871627634,8.063457926688741,7.965163079075171,7.591728135017791,7.365360481743502,6.666805283871294,5.829169814810851,4.215735152578916,2.818279517903872,2.724962195749985,2.6647344645036304,2.585951997669097)
maxHPD=c(0.4186439890296523, 3.742674247198407,4.294925680891526,4.392925931302249,4.394874740237855,4.409558531350285,4.444069523342379,5.068133625980734,7.21488927338103,9.065174055844404,10.324084035338053,10.757152076952492,10.883603780400263,10.922663540201505,10.93679391619681,10.924276256818288,10.884047132616576,10.878407533249181,10.87549150435087,10.870383110197642,10.864738951084487,10.85289969531763,10.818112992714402,10.789841315493431,10.740443045847131,10.749709295247674,10.764671808806233,10.773595657121591,10.775031961014825,10.776363053069941,10.776748828741505,10.776368681950062,10.766433893344777,10.732396001602796,10.560816226685825,10.261746612164867,9.531082617729076,5.294704459530633,2.981852986117258,2.9976647590543695,3.009358806128648,3.006686227746149,2.9907828925276654,2.948082123538518,2.9351680173494663,2.912615393883236,2.720401133296496,2.3008139602064057,2.3368359760932824,2.3365088366759608,3.594665645271345,4.078356035595964,4.090679343819482,4.092573876806128,3.4914071658980017,3.338401260408517,4.890390468255689,4.952761105750085,4.962922155755782,4.994521682110938,5.478622291817923,6.519404806236108,7.010138285201532,7.321235259958745,7.797967844545536,7.942898537222948,7.992672283226352,8.068707464053917,8.137642406641016,8.166078810288798,8.179788498240876,8.198662219013775,8.20096081605851,8.201543682158855,8.197323139818627,8.188111671008024,8.18095791093344,8.172182120965154,8.167661130069373,8.165783430620783,8.162335444584636,8.161003591275414,8.159525860653076,8.159266743105242,8.157356455563134,8.153707470085006,8.150799622003039,8.139230750205424,8.108101871627634,8.063457926688741,7.965163079075171,7.591728135017791,7.365360481743502,6.666805283871294,5.829169814810851,4.215735152578916,2.818279517903872,2.724962195749985,2.6647344645036304,2.585951997669097)
remove_na = !is.na(rate)
time = time[remove_na]
plot(time,time,type = 'n', ylim = c(-0.4239126306547101, 1.08028271386764), xlim = c(-308.334541,-201.626672), ylab = 'Log10 Mean longevity', xlab = 'Time',main='Longevity' )
polygon(c(time, rev(time)), c(log10(maxHPD[remove_na]), rev(log10(minHPD[remove_na]))), col = alpha('#756bb1',0.3), border = NA)
lines(time,log10(rate[remove_na]), col = '#756bb1', lwd=4)

n <- dev.off()
